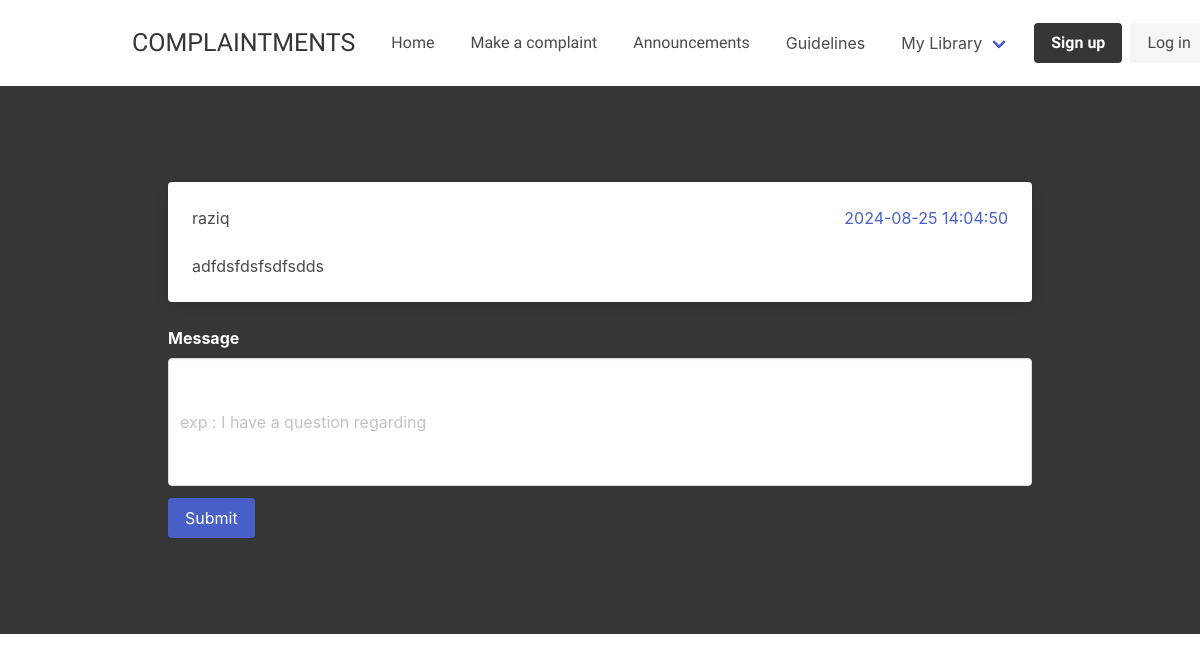
The app's page /chat, older data.
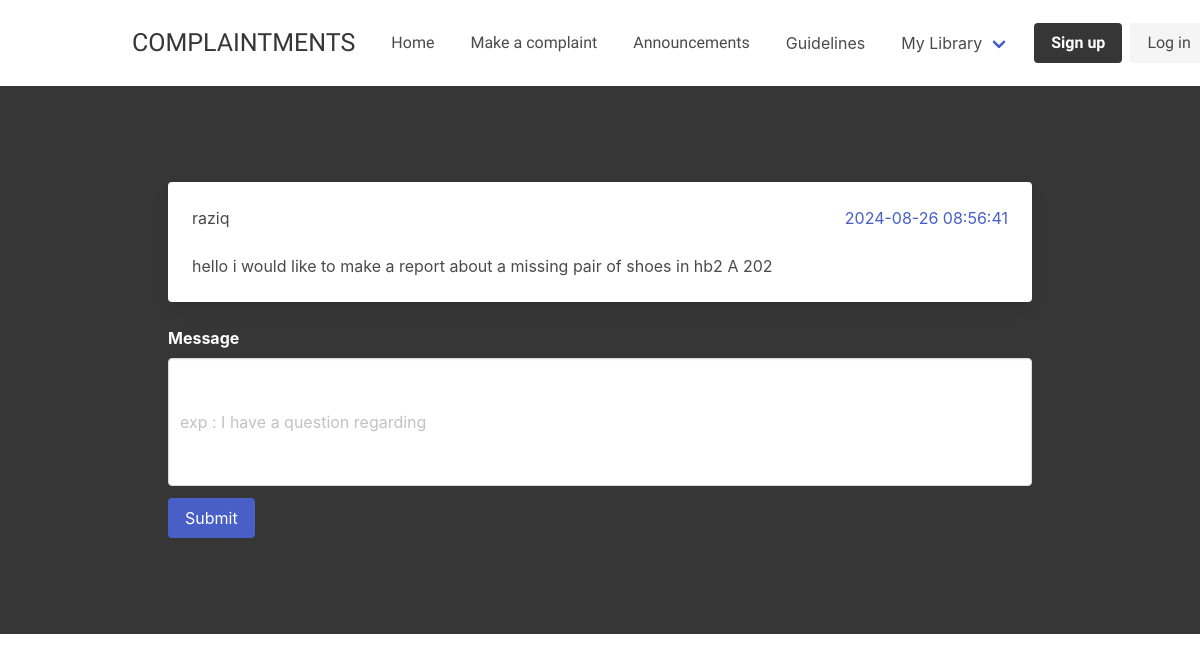
The same page, newer data.
### application/models.py (models this page shows, shortened)
class Chat(db.Model , UserMixin):
      id = db.Column(db.Integer , primary_key = True)
      message = db.Column(db.String() ,default = 'None' , nullable = True )
      createdAt = db.Column(db.DateTime(timezone=True) , server_default=func.now())
      user_id = db.Column(db.Integer , db.ForeignKey('user.id') , nullable = True)

class User(db.Model , UserMixin ):
        id = db.Column(db.Integer , primary_key = True)
        username = db.Column(db.String(20) , unique = True , nullable = False)
        email = db.Column(db.String(120) , unique = True , nullable = False)
        hostel_block = db.Column(db.String(100) , nullable=False)
        hostel_parts = db.Column(db.String(100) , nullable=False)
        hostel_room = db.Column(db.String(100) , nullable=False)
        password = db.Column(db.String(120) , nullable = False)
        createdAt = db.Column(db.DateTime(timezone=True) , server_default=func.now())
        facilities = db.relationship('Facilities' , backref = 'author' , lazy = True)
        integrity = db.relationship('Integrity' , backref = 'author' , lazy = True)
        shoutouts = db.relationship('Shoutouts' , backref = 'author' , lazy = True)
        chats = db.relationship('Chat', backref = 'author' ,lazy = True  )

### application/routes.py (the view)
@app.route('/chat' , methods = ['POST' , 'GET'])
def chat():
   form = ChatForm()
   messages = Chat.query.all()
   if form.validate_on_submit():
      chats = Chat(message = form.message.data , author = current_user)
      db.session.add(chats)
      db.session.commit()
      return redirect(url_for('chat'))
   return render_template('chat.html' , form = form , messages = messages)

### application/form.py
class ChatForm(FlaskForm):
    message = StringField('Message' , validators=[DataRequired()])
    submit = SubmitField('Submit')

### application/templates/chat.html (shortened to what this page needs)
<!DOCTYPE html>
<html lang="en">
<head>
    <link rel="stylesheet" href="https://cdn.jsdelivr.net/npm/bulma@0.9.3/css/bulma.min.css">
    <link rel="stylesheet" href="https://unpkg.com/intro.js/introjs.css">
</head>
<body class="has-background-black" >
    <nav class="navbar has-background-white" role="navigation" aria-label="main navigation">
      {% block content %}
        <div class="container">
          <div class="navbar-brand">
              <h1 style="font-family: Ubuntu ; font-size: 25px;" ; id="Logo" class="p-5 has-text-dark">COMPLAINTMENTS</h1>
          </div>
          <div id="navbarBasicExample" class="navbar-menu">
            <div class="navbar-start">
              <a class="navbar-item" style="font-family: Ubuntu;" href="{{url_for('home')}}">
                Home
              </a>
              <a class="navbar-item p-5" style="font-family: Ubuntu;">
                  Make a complaint
                </a>
              <a class="navbar-item" style="font-family: Ubuntu;" href="{{url_for('announcements')}}">
                Announcements
              </a>
              <a class="navbar-item p-5">
                  Guidelines
                </a>
              <div class="navbar-item has-dropdown is-hoverable">
                <a class="navbar-link">
                  My Library
                </a>
              </div>
            </div>
            <div class="navbar-end">
              <div class="navbar-item">
                {% if current_user.is_authenticated %}
                   <div class="buttons" id="profile">
                    <a class="button is-dark modal-button"  id="currentUser">{{ current_user.username }}</a>
                   </div>
                   {% else %}
                <div class="buttons">
                  <a class="button is-dark" style="font-family: Ubuntu;" >
                    <strong>Sign up</strong>
                  </a>
                  <a class="button is-light" style="font-family: Ubuntu;">
                    Log in
                  </a>
                </div>
                {% endif %}
              </div>
            </div>
          </div>
        </nav>
        <div class="has-background-dark">
        <div class="hero-body">
          <div class="container p-6 has-background-dark" style="background-color: white; border-radius: 20px;">
            <form action="" method="post">
              <div class="container">
                {% for message in messages %}
                <div class="card container mb-5">
                  <div class="card-content">
                   <div class="container">
                    <h1 class="mb-5">{{ message.author.username }} <a class="is-pulled-right">{{ message.createdAt }}</a> </h1>
                    <h1>{{ message.message }}</h1>
                   </div>
                  </div>
                </div>
                {% endfor %}
                  <div class="field is-one-fifth" >
                     {{form.message.label(class="label has-text-white")}}
                    {% if form.message.errors %}
                        {{form.message(class="form-control form-control-lg is-invalid")}}
                        <div>
                            {% for error in form.message.errors %}
                            <span>{{ error }}</span>
                            {% endfor %}
                        </div>
                    {% else %}
                        {{form.message(class="textarea input" , placeholder='exp : I have a question regarding')}}
                    {% endif %}
                  </div>
                            <div>
                  <div class="field is-grouped" >
                    <div class="control">
                         {{ form.submit(class = "button is-link") }}
                    </div>
        </div>
        </div>
      </div>
      {% endblock content %}
</body>
</html>

Row changes from the older to the newer data that the page shows:
changed Chat "raziq": createdAt "2024-08-25 14:04:50" → "2024-08-26 08:56:41"; message "adfdsfdsfsdfsdds" → "hello i would like to make a report about a missing pair of shoes in hb2 A 202"
